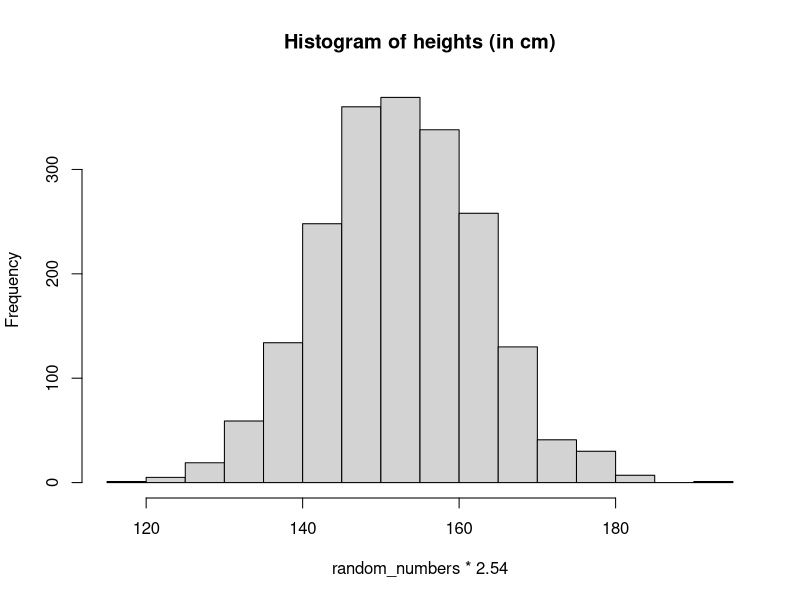
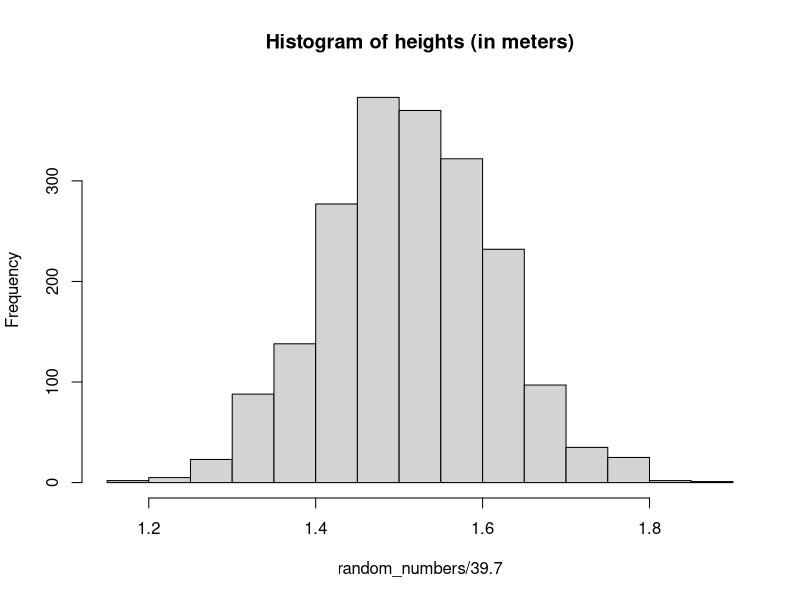

Generate these figures, in order, with R:
## ---- chunk 1
knitr::opts_chunk$set(echo = TRUE)
## ---- chunk 2
library(gtools)
## ---- chunk 3
# define list of options
venus_bases <- c('A', 'C', 'T', 'G', 'B')
earth_bases <- c('A', 'C', 'T', 'G') 

unique_venus_codons <- permutations(n=5,r=2,v=venus_bases,repeats.allowed=T)
unique_earth_codons <- permutations(n=4,r=3,v=earth_bases,repeats.allowed=T)

num_unique_venus_codons <- nrow(unique_venus_codons)
num_unique_earth_codons <- nrow(unique_earth_codons)

paste("number of unique venus codons is ", num_unique_venus_codons, 
      "and the number of unique earth codons is ", num_unique_earth_codons)
## ---- chunk 4
unique_venus_codons
## ---- chunk 5
E1 = c("AA", "CC", "TT", "GG", "BB")
## ---- chunk 6
E2 = c("AB", "AC", "AT", "AG", "CA", "CT", "CG", "CB", "TA", "TC", "TG", "TB", "GA", "GC" ,"GT", "GB", "BA", "BC", "BT", "BG")
## ---- chunk 7
E3 = c("BB", "BA", "BC", "BT", "BG")
## ---- chunk 8
intersect = c("BB")
## ---- chunk 9
union = c("AA", "CC", "TT", "GG", "BB", "BA", "BC", "BT", "BG")
## ---- chunk 10
five_people <- choose(50, 10) * choose(40, 10) * choose(30, 10) * choose(20, 10) * choose(10, 10)
four_people <- choose(52, 13) * choose(39, 13) * choose(26, 13) * choose(13, 13)

paste("# of combinations in 5-people game: ", five_people)
paste("# of combinations in 4-people game: ", four_people)
## ---- chunk 11
get_m <- function(n,k) {
  return(log(0.2)/ log(1 - (k/n)))
}

# a
n_1 <- 1000
k_1 <- 10

paste("value of m when n = 1000 and k = 10 is ", get_m(n_1, k_1))

# b
n_2 <- 1000
k_2 <- 100

paste("value of m when n = 1000 and k = 100 is ", get_m(n_2, k_2))
## ---- chunk 12
paste("Random variable is a function that maps sample space to real numbers. Discrete RVs are the type or RVs that can have countable number of values. An example for this is the number of children in a family. Continuous RVs are the type of RVs that can have continuous values. An example for this is the change in temperature throughout a day.")
## ---- chunk 13
paste("Fixed number is an example of the discrete random variable, as it said that 13.4 is one of the observed values fro the sample space. The randomization component comes from the process of generating the numbers in the sample space itself, by following through the chosen distribution from the family of discrete random variables.")
## ---- chunk 14
print("I tried my best - I have no idea.")
## ---- chunk 15
mean = 60
sd = 4

# a
# 6 ft = 72 inches, so:
print(pnorm(72, mean, sd, lower.tail=FALSE))

# b
random_numbers <- rnorm(2000, mean, sd)
# multiply the numbers with 2.54 for conversion to cm
hist(random_numbers * 2.54, main="Histogram of heights (in cm)") 

# c
# divide the numbers with 39.7 for conversion to meters
hist(random_numbers / 39.7, main="Histogram of heights (in meters)")
